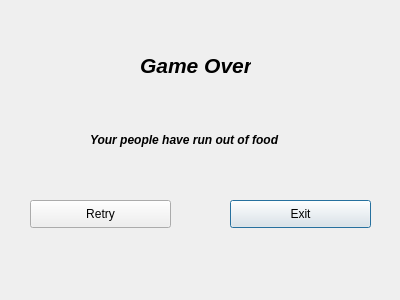
<?xml version="1.0" encoding="UTF-8"?>
<ui version="4.0">
 <class>LoseWindow</class>
 <widget class="QDialog" name="LoseWindow">
  <property name="geometry">
   <rect>
    <x>0</x>
    <y>0</y>
    <width>400</width>
    <height>300</height>
   </rect>
  </property>
  <property name="windowTitle">
   <string>Dialog</string>
  </property>
  <widget class="QLabel" name="label">
   <property name="geometry">
    <rect>
     <x>140</x>
     <y>50</y>
     <width>111</width>
     <height>31</height>
    </rect>
   </property>
   <property name="font">
    <font>
     <pointsize>16</pointsize>
     <weight>75</weight>
     <italic>true</italic>
     <bold>true</bold>
    </font>
   </property>
   <property name="text">
    <string>Game Over!</string>
   </property>
  </widget>
  <widget class="QPushButton" name="pushButton_2">
   <property name="geometry">
    <rect>
     <x>230</x>
     <y>200</y>
     <width>141</width>
     <height>28</height>
    </rect>
   </property>
   <property name="text">
    <string>Exit</string>
   </property>
  </widget>
  <widget class="QLabel" name="label_2">
   <property name="geometry">
    <rect>
     <x>90</x>
     <y>130</y>
     <width>231</width>
     <height>20</height>
    </rect>
   </property>
   <property name="font">
    <font>
     <weight>75</weight>
     <italic>true</italic>
     <bold>true</bold>
    </font>
   </property>
   <property name="text">
    <string>Your people have run out of food</string>
   </property>
  </widget>
  <widget class="QPushButton" name="pushButton">
   <property name="geometry">
    <rect>
     <x>30</x>
     <y>200</y>
     <width>141</width>
     <height>28</height>
    </rect>
   </property>
   <property name="text">
    <string>Retry</string>
   </property>
  </widget>
 </widget>
 <resources/>
 <connections/>
</ui>
